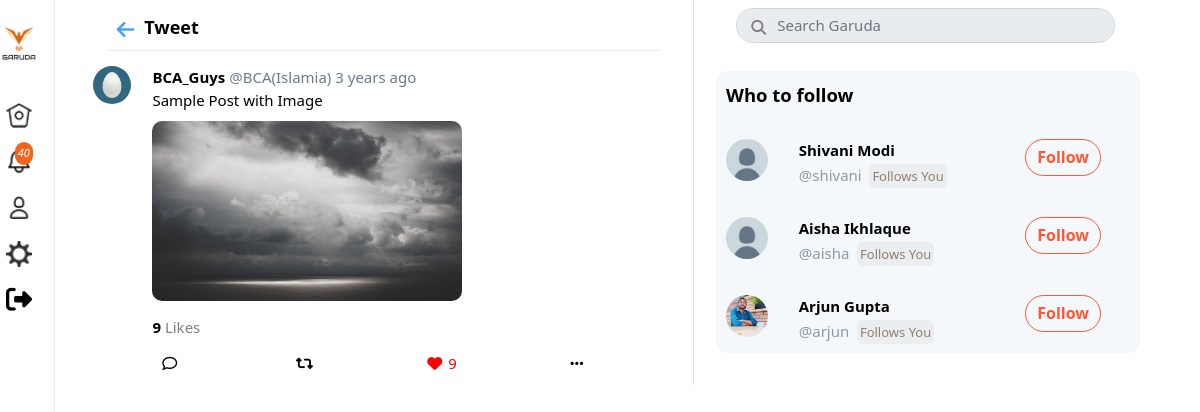
Screenshot of /status/573 (signed in) with the database file from the repository.
### tables this page shows
CREATE TABLE `users` (
  `id` int(11) NOT NULL,
  `username` varchar(40) NOT NULL,
  `email` varchar(255) NOT NULL,
  `password` varchar(32) NOT NULL,
  `name` varchar(40) NOT NULL,
  `img` varchar(255) NOT NULL DEFAULT 'default.jpg',
  `imgCover` varchar(255) NOT NULL DEFAULT 'cover.png',
  `bio` varchar(140) NOT NULL DEFAULT '',
  `location` varchar(255) NOT NULL DEFAULT '',
  `website` varchar(255) NOT NULL DEFAULT ''
);

CREATE TABLE `posts` (
  `id` int(11) NOT NULL,
  `user_id` int(11) NOT NULL,
  `post_on` datetime NOT NULL
);

CREATE TABLE `tweets` (
  `post_id` int(11) NOT NULL,
  `status` varchar(140) DEFAULT NULL,
  `img` text DEFAULT NULL
);

### status.php (the view, shortened to what the rows shown need)
<?php
   include 'core/init.php';
   $user_id = $_SESSION['user_id'];
   $tweet_id =  $_GET['post_id'];
   $tweet = Tweet::getData($tweet_id);
   $who_users = Follow::whoToFollow($user_id);
?>
<!DOCTYPE html>
<html lang="en">
<head>
    <link rel="stylesheet" href="assets/css/bootstrap.min.css">
    <link rel="stylesheet" href="assets/css/all.min.css">
    <link rel="stylesheet" href="assets/css/home_style.css?v=<?php echo time(); ?>">
</head>
<body>
    <div id="mine">
      <div class="grid-posts">
        <div class="border-right">
          <?php
                $retweet_comment =false;
                $qoq = false;
            if (Tweet::isTweet($tweet->id)) {
              $tweet_user = User::getData($tweet->user_id) ;
              $tweet_real = Tweet::getTweet($tweet->id);
              $timeAgo = Tweet::getTimeAgo($tweet->post_on) ;
              $likes_count = Tweet::countLikes($tweet->id) ;
            } else if (Tweet::isRetweet($tweet->id)) {
              $retweet = Tweet::getRetweet($tweet->id);
              if ($retweet->retweet_msg == null) {
                    if ($retweet->retweet_id == null) {
                      $retweeted_tweet = Tweet::getTweet($retweet->tweet_id);
                    $tweet_user = User::getData($retweeted_tweet->user_id) ;
                    $tweet_real = Tweet::getTweet($retweet->tweet_id);
                    $timeAgo = Tweet::getTimeAgo($tweet_real->post_on) ;
                    $likes_count = Tweet::countLikes($retweet->tweet_id) ;
                    $user_like_it = Tweet::userLikeIt($user_id ,$retweet->tweet_id);
                    $retweets_count = Tweet::countRetweets($retweet->tweet_id) ;
                    $user_retweeted_it = Tweet::userRetweeetedIt($user_id ,$retweet->tweet_id);
                    $retweeted_user = User::getData($tweet->user_id);
                    $retweet_sign = true;
                    } else {
                    $retweeted_tweet = Tweet::getRetweet($retweet->retweet_id);
                        if($retweeted_tweet->tweet_id != null) {
                        $tweet_user = User::getData($retweeted_tweet->user_id) ;
                        $timeAgo = Tweet::getTimeAgo($retweeted_tweet->post_on) ;
                        $likes_count = Tweet::countLikes($retweeted_tweet->post_id) ;
                        $user_like_it = Tweet::userLikeIt($user_id ,$retweeted_tweet->post_id);
                        $retweets_count = Tweet::countRetweets($retweeted_tweet->post_id) ;
                        $user_retweeted_it = Tweet::userRetweeetedIt($user_id ,$retweeted_tweet->post_id);
                        $tweet_inner = Tweet::getTweet($retweeted_tweet->tweet_id);
                        $user_inner_tweet = User::getData($tweet_inner->user_id) ;
                        $timeAgo_inner = Tweet::getTimeAgo($tweet_inner->post_on);
                        $retweeted_user = User::getData($tweet->user_id);
                        $retweet_sign = true;
                        $qoute = $retweeted_tweet->retweet_msg;
                        $retweet_comment = true;
                        } else {
                        $retweet_sign = true;
                        $tweet_user = User::getData($retweeted_tweet->user_id) ;
                         $timeAgo = Tweet::getTimeAgo($retweeted_tweet->post_on) ;
                        $likes_count = Tweet::countLikes($retweeted_tweet->post_id) ;
                        $user_like_it = Tweet::userLikeIt($user_id ,$retweeted_tweet->post_id);
                        $retweets_count = Tweet::countRetweets($retweeted_tweet->post_id) ;
                        $user_retweeted_it = Tweet::userRetweeetedIt($user_id ,$retweeted_tweet->post_id);
                        $qoq = true;
                        $qoute = $retweeted_tweet->retweet_msg;
                        $tweet_inner = Tweet::getRetweet($retweeted_tweet->retweet_id);
                        $user_inner_tweet = User::getData($tweet_inner->user_id) ;
                        $timeAgo_inner = Tweet::getTimeAgo($tweet_inner->post_on);
                        $inner_qoute  = $tweet_inner->retweet_msg;
                        $retweeted_user = User::getData($tweet->user_id);
                        }
                    }
            } else {
              if ($retweet->retweet_id == null) {
              $tweet_user = User::getData($tweet->user_id) ;
              $timeAgo = Tweet::getTimeAgo($tweet->post_on) ;
              $likes_count = Tweet::countLikes($tweet->id) ;
              $user_like_it = Tweet::userLikeIt($user_id ,$tweet->id);
              $retweets_count = Tweet::countRetweets($tweet->id) ;
              $user_retweeted_it = Tweet::userRetweeetedIt($user_id ,$tweet->id);
              $qoute = $retweet->retweet_msg;
              $retweet_comment = true;
              $tweet_inner = Tweet::getTweet($retweet->tweet_id);
              $user_inner_tweet = User::getData($tweet_inner->user_id) ;
              $timeAgo_inner = Tweet::getTimeAgo($tweet_inner->post_on);
            } else {
            $tweet_user = User::getData($tweet->user_id) ;
            $timeAgo = Tweet::getTimeAgo($tweet->post_on) ;
            $likes_count = Tweet::countLikes($tweet->id) ;
            $user_like_it = Tweet::userLikeIt($user_id ,$tweet->id);
            $retweets_count = Tweet::countRetweets($tweet->id) ;
            $user_retweeted_it = Tweet::userRetweeetedIt($user_id ,$tweet->id);
            $qoute = $retweet->retweet_msg;
            $qoq = true;
            $tweet_inner = Tweet::getRetweet($retweet->retweet_id);
            $user_inner_tweet = User::getData($tweet_inner->user_id) ;
            $timeAgo_inner = Tweet::getTimeAgo($tweet_inner->post_on);
            $inner_qoute = $tweet_inner->retweet_msg;
            if($inner_qoute == null) {
              $tweet_innerr = Tweet::getRetweet($tweet_inner->retweet_id);
              $inner_qoute = $tweet_innerr->retweet_msg;
            }
            }
            }
            }
            ?>
          <div class="box-tweet feed" style="position: relative;" >
            <div class="grid-tweet">
                <a style="position: relative; z-index:1000" href="<?php echo $tweet_user->username;  ?>">
                <img
                src="assets/images/users/<?php echo $tweet_user->img; ?>"
                alt=""
                class="img-user-tweet"
                />
                </a >
                <div>
                <p>
                <a style="position: relative; z-index:1000; color:black" href="<?php echo $tweet_user->username;  ?>">
                <strong> <?php echo $tweet_user->name ?> </strong>
                </a>
                  <span class="username-twitter">@<?php echo $tweet_user->username ?> </span>
                  <span class="username-twitter"><?php echo $timeAgo ?></span>
                </p>
                <p>
                  <?php
                  if ($retweet_comment || $qoq)
                  echo  Tweet::getTweetLinks($qoute);
                  else echo  Tweet::getTweetLinks($tweet_real->status); ?>
                </p>
                  <?php if ($retweet_comment == false && $qoq == false) { ?>
                <?php if ($tweet_real->img != null) { ?>
                <p class="mt-post-tweet">
                  <img
                    src="assets/images/tweets/<?php echo $tweet_real->img; ?>"
                    alt=""
                    class="img-post-tweet"
                  />
                </p>
               <?php } } ?>
                <div class="row home-follow pt-3">
                        <?php if($likes_count > 0)  { ?>
                        <div class="col-md-2 users-count">
                        </div>
                        <?php } ?>
                  </div>
                <div class="grid-reactions">
                  <div class="grid-box-reaction">
                  </div>
                  <div class="grid-box-reaction">
                  </div>
                  <div  class="grid-box-reaction"  >
                </div>
                  <div class="grid-box-reaction">
                  </div>
                </div>
              </div>
            </div>
          </div>
        </div>
        <div class="wrapper-right">
          <div class="box-share">
            <?php
            foreach($who_users as $user) {
               $user_follow = Follow::isUserFollow($user_id , $user->id) ;
               ?>
          <div class="grid-share">
          <a style="position: relative; z-index:5; color:black" href="<?php echo $user->username;  ?>">
                      <img
                        src="assets/images/users/<?php echo $user->img; ?>"
                        alt=""
                        class="img-share"
                      />
                    </a>
                    <div>
                      <p>
                      <a style="position: relative; z-index:5; color:black" href="<?php echo $user->username;  ?>">
                      <strong><?php echo $user->name; ?></strong>
                      </a>
                    </p>
                      <p class="username">@<?php echo $user->username; ?>
                      <?php if (Follow::FollowsYou($user->id , $user_id)) { ?>
                  <span class="ml-1 follows-you">Follows You</span></p>
                  <?php } ?></p></p>
                    </div>
                    <div>
                      <button class="follow-btn follow-btn-m
                      <?= $user_follow ? 'following' : 'follow' ?>"
                      data-follow="<?php echo $user->id; ?>"
                      data-user="<?php echo $user_id; ?>"
                      data-profile="<?php echo $u_id; ?>"
                      style="font-weight: 700;">
                      <?php if($user_follow) { ?>
                        Following
                      <?php } else {  ?>
                          Follow
                        <?php }  ?>
                      </button>
                    </div>
                  </div>
                  <?php }?>
          </div>
        </div>
      </div>
      </div>
</body>
</html>

### core/classes/Tweet.php (shortened to what the rows shown need)
<?php
class Tweet extends User {
        public static function getTimeAgo($timestamp){
            $time_ago        = strtotime($timestamp);
            $current_time = strtotime(date("Y-m-d H:i:s"));
            $time_difference = $current_time - $time_ago;
            $seconds         = $time_difference;
            $minutes = round($seconds / 60);
            $hours   = round($seconds / 3600);
            $days    = round($seconds / 86400);
            $weeks   = round($seconds / 604800);
            $months  = round($seconds / 2629440);
            $years   = round($seconds / 31553280);
            if ($seconds <= 60){
            return "just now";
            } else if ($minutes <= 60){
            if ($minutes == 1){
                return "one minute ago";
            } else {
                return "$minutes minutes ago";
            }
            } else if ($hours <= 24){
            if ($hours == 1){
                return "an hour ago";
            } else {
                return "$hours hrs ago";
            }
            } else if ($days <= 7){
            if ($days == 1){
                return "yesterday";
            } else {
                return "$days days ago";
            }
            } else if ($weeks <= 4.3){
            if ($weeks == 1){
                return "a week ago";
            } else {
                return "$weeks weeks ago";
            }
            } else if ($months <= 12){
            if ($months == 1){
                return "a month ago";
            } else {
                return "$months months ago";
            }
            } else {
            if ($years == 1){
                return "one year ago";
            } else {
                return "$years years ago";
            }
            }
        }
        public static function getTweetLinks($tweet){
            $tweet = preg_replace("/(https?:\/\/)([\w]+.)([\w\.]+)/", "<a href='$0' target='_blink'>$0</a>", $tweet);
            $tweet = preg_replace("/#([\w]+)/", "<a class='hash-tweet' href='#'>$0</a>", $tweet);
            $tweet = preg_replace("/@([\w]+)/", "<a class='hash-tweet' href=' ".BASE_URL."$1'>$0</a>", $tweet);
            return $tweet;
        }
        public static function countLikes($post_id) {
            $stmt = self::connect()->prepare("SELECT COUNT(post_id) as count FROM `likes`
            WHERE post_id = :post_id");
            $stmt->bindParam(":post_id" , $post_id , PDO::PARAM_STR);
            $stmt->execute();
            $count = $stmt->fetch(PDO::FETCH_OBJ);
            return $count->count;
        }
        public static function getTweet($tweet_id){
            $stmt = self::connect()->prepare("SELECT * FROM `tweets` JOIN `posts`
            on posts.id = tweets.post_id
            WHERE `post_id` = :tweet_id");
            $stmt->bindParam(":tweet_id", $tweet_id, PDO::PARAM_INT);
            $stmt->execute();
            return $stmt->fetch(PDO::FETCH_OBJ);
        }
        public static function getData($id) {
            $stmt = self::connect()->prepare("SELECT * from `posts` WHERE `id` = :id");
            $stmt->bindParam(":id" , $id , PDO::PARAM_STR);
            $stmt->execute();
        return $stmt->fetch(PDO::FETCH_OBJ);
     }
}

### rows the page displays
users: img (picture), name "BCA_Guys", username "BCA(Islamia)"
posts: post_on "3 years ago"
tweets: status "Sample Post with Image", img (picture)
users: img (placeholder picture), name "Shivani Modi", username "shivani"
users: img (placeholder picture), name "Aisha Ikhlaque", username "aisha"
users: img (picture), name "Arjun Gupta", username "arjun"

### other values shown
$notify_count "40"
$likes_count "9"
